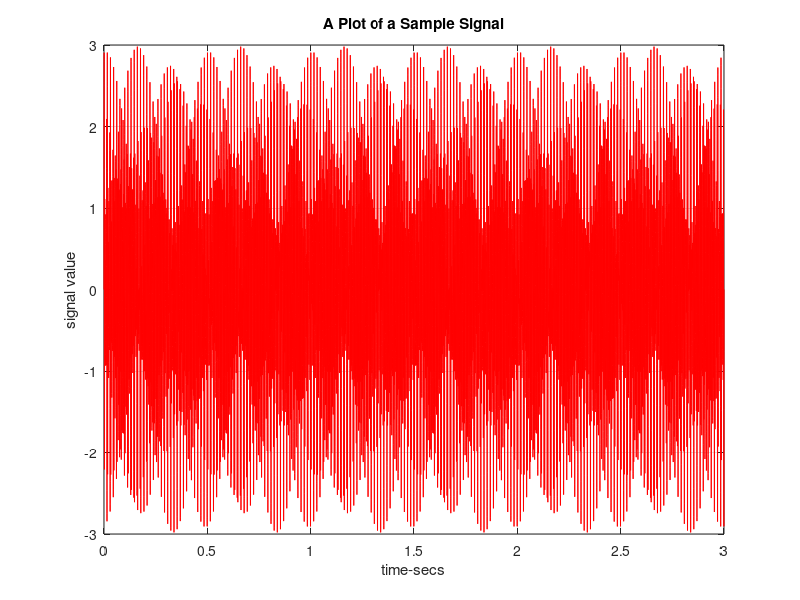

Write MATLAB code to recreate this figure.
clear
clf reset

Fs = 8000 % sampling frequency in Hz
f_C = 262 % tone frequency Hz
f_E = 330
f_G = 392
T = 3 % duration of signal
t = 0:1/Fs:T % time axis vector of sample times
Amp = 1 % amplitude of tone
ph = 0 % phase of tone
x = Amp * (sin((2*pi*f_C*t)+ph) + sin((2*pi*f_E*t)+ph) + sin((2*pi*f_G*t)+ph)) % the vector of signal values
N = 300 % no. of samples to be plotted

plot(t,x,'r')
grid
xlabel('time-secs')
ylabel('signal value')
title('A Plot of a Sample Signal')
soundsc(x,Fs) % play the signal